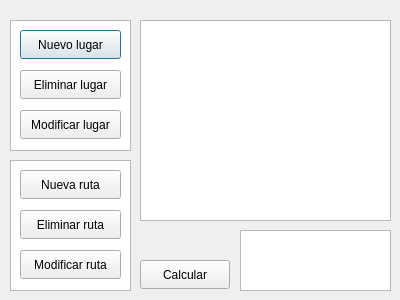
<?xml version="1.0" encoding="UTF-8"?>
<ui version="4.0">
 <class>Graph</class>
 <widget class="QDialog" name="Graph">
  <property name="geometry">
   <rect>
    <x>0</x>
    <y>0</y>
    <width>400</width>
    <height>300</height>
   </rect>
  </property>
  <property name="windowTitle">
   <string>Dialog</string>
  </property>
  <widget class="QGraphicsView" name="mapView">
   <property name="geometry">
    <rect>
     <x>140</x>
     <y>20</y>
     <width>251</width>
     <height>201</height>
    </rect>
   </property>
  </widget>
  <widget class="QListWidget" name="nodeList">
   <property name="geometry">
    <rect>
     <x>10</x>
     <y>20</y>
     <width>121</width>
     <height>131</height>
    </rect>
   </property>
  </widget>
  <widget class="QListWidget" name="routeList">
   <property name="geometry">
    <rect>
     <x>10</x>
     <y>160</y>
     <width>121</width>
     <height>131</height>
    </rect>
   </property>
  </widget>
  <widget class="QPushButton" name="btnAddNode">
   <property name="geometry">
    <rect>
     <x>20</x>
     <y>30</y>
     <width>101</width>
     <height>29</height>
    </rect>
   </property>
   <property name="text">
    <string>Nuevo lugar</string>
   </property>
  </widget>
  <widget class="QPushButton" name="btnDeleteNode">
   <property name="geometry">
    <rect>
     <x>20</x>
     <y>70</y>
     <width>101</width>
     <height>29</height>
    </rect>
   </property>
   <property name="text">
    <string>Eliminar lugar</string>
   </property>
  </widget>
  <widget class="QPushButton" name="btnDeleteRoute">
   <property name="geometry">
    <rect>
     <x>20</x>
     <y>210</y>
     <width>101</width>
     <height>29</height>
    </rect>
   </property>
   <property name="text">
    <string>Eliminar ruta</string>
   </property>
  </widget>
  <widget class="QPushButton" name="btnAddRoute">
   <property name="geometry">
    <rect>
     <x>20</x>
     <y>170</y>
     <width>101</width>
     <height>29</height>
    </rect>
   </property>
   <property name="text">
    <string>Nueva ruta</string>
   </property>
  </widget>
  <widget class="QPushButton" name="btnShortestPath">
   <property name="geometry">
    <rect>
     <x>140</x>
     <y>260</y>
     <width>90</width>
     <height>29</height>
    </rect>
   </property>
   <property name="text">
    <string>Calcular</string>
   </property>
  </widget>
  <widget class="QPushButton" name="btnmodifyNode">
   <property name="geometry">
    <rect>
     <x>20</x>
     <y>110</y>
     <width>101</width>
     <height>29</height>
    </rect>
   </property>
   <property name="text">
    <string>Modificar lugar</string>
   </property>
  </widget>
  <widget class="QPushButton" name="btnModifyRoute">
   <property name="geometry">
    <rect>
     <x>20</x>
     <y>250</y>
     <width>101</width>
     <height>29</height>
    </rect>
   </property>
   <property name="text">
    <string>Modificar ruta</string>
   </property>
  </widget>
  <widget class="QTextEdit" name="results">
   <property name="geometry">
    <rect>
     <x>240</x>
     <y>230</y>
     <width>151</width>
     <height>61</height>
    </rect>
   </property>
  </widget>
 </widget>
 <resources/>
 <connections/>
</ui>
